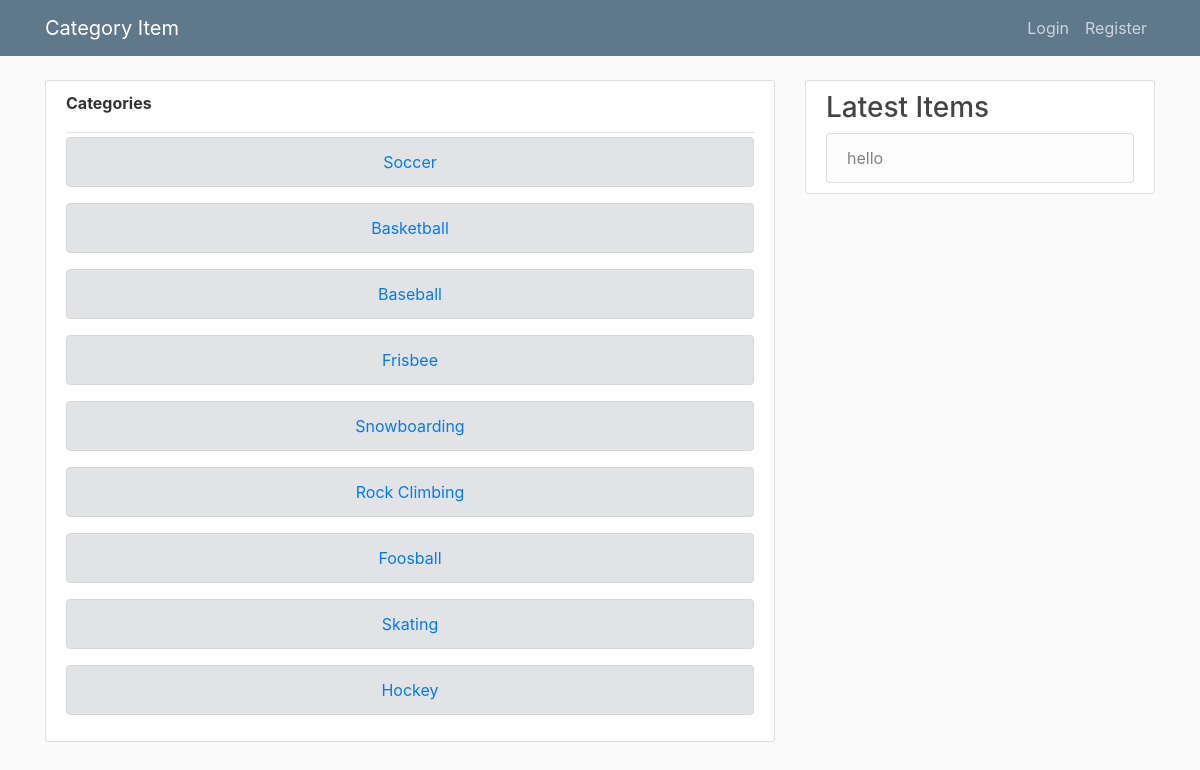
Before: / with the older database file.
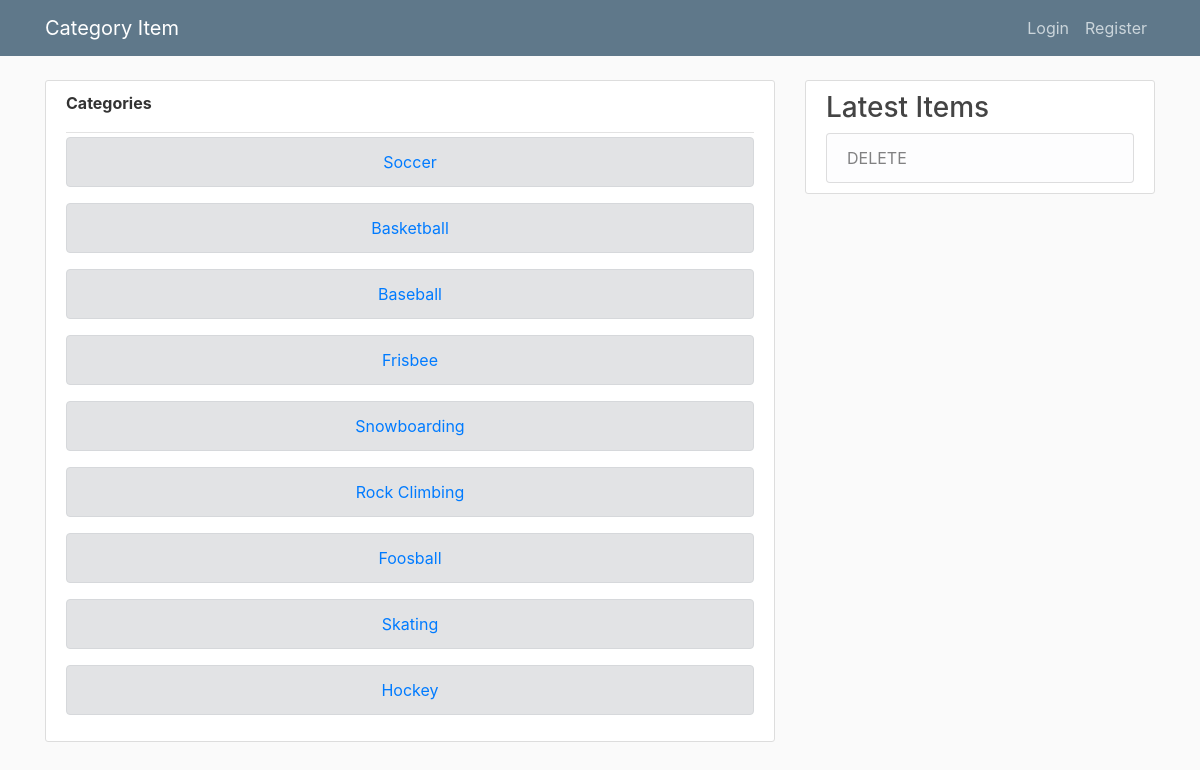
After: the same page with the newer database file.
### run.py (models this page shows)
class Item(db.Model):
    id = db.Column(db.Integer, primary_key=True)
    name = db.Column(db.String(20), unique=True, nullable=False)
    price = db.Column(db.Float, nullable=False)
    desc = db.Column(db.String(300), nullable=False)
    owner_username = db.Column(
        db.String(50), db.ForeignKey('user.username'), nullable=False)
    category_name = db.Column(db.String(20), db.ForeignKey(
        'category.name'), nullable=False)

### run.py (the view)
@app.route("/")
def home():
    return render_template(
        "home.html",
        categories=wanted('categories'),
        items=wanted('items')
    )

### run.py (called while the page is built)
def wanted(wanted):
    if wanted is 'categories':
        categories = Category.query.all()
        return categories
    elif wanted is 'items':
        items = Item.query.order_by(Item.id.desc()).all()
        return items
    else:
        return None

### templates/home.html
{% extends "layout.html" %} {% block content %}
<article class="media content-section">
  <div class="media-body">
    <div class="article-metadata">
      <p>
        <b>Categories</b>
      </p>
    </div>
    {% for category in categories %}
    <div class="row text-center">
      <div class="col ">
        <div class="alert alert-secondary"><a href="/category/{{category.name}}">{{category.name}}</a></div>
      </div>
    </div>
    {% endfor %}
  </div>
</article>
{% endblock content %}

### templates/layout.html (shortened to what this page needs)
<!DOCTYPE html>
<html>
<head>
  <link rel="stylesheet" href="https://maxcdn.bootstrapcdn.com/bootstrap/4.0.0/css/bootstrap.min.css"
>
  <link rel="stylesheet" href="https://stackpath.bootstrapcdn.com/font-awesome/4.7.0/css/font-awesome.min.css">
  <link rel="stylesheet" type="text/css" href="{{ url_for('static', filename='main.css') }}">
</head>
<body>
  <header class="site-header">
    <nav class="navbar navbar-expand-md navbar-dark bg-steel fixed-top">
      <div class="container">
        <a class="navbar-brand mr-4" href="/">Category Item</a>
        <div class="collapse navbar-collapse" id="navbarToggle">
          <div class="navbar-nav ml-auto">
            {% if current_user.is_authenticated %}
            <a class="nav-item nav-link" href="{{ url_for('new_item') }}">New Item</a>
            <a class="nav-item nav-link" href="{{ url_for('account') }}">Account</a>
            <a class="nav-item nav-link" href="{{ url_for('logout') }}">Logout</a>
            {% else %}
            <a class="nav-item nav-link" href="{{ url_for('login') }}">Login</a>
            <a class="nav-item nav-link" href="{{ url_for('register') }}">Register</a>
            {% endif %}
          </div>
        </div>
      </div>
    </nav>
  </header>
  <main role="main" class="container">
    <div class="row">
      <div class="col-md-8">
         {% block content %}{% endblock %}
      </div>
      <div class="col-md-4">
        <div class="content-section">
          <h3>Latest Items</h3>
          <ul class="list-group">
            {% if items %} {% if items.__len__() >= 5 %} {% for num in range(5)%}
            <li class="list-group-item list-group-item-light">{{items[num].name}}</li>
            {% endfor %} {% else %} {% for item in items %}
            <li class="list-group-item list-group-item-light">{{item.name}}</li>
            {% endfor %} {% endif %} {% else %}
            <li class="list-group-item list-group-item-light">There is no items!</li>
            {% endif %}
          </ul>
        </div>
      </div>
    </div>
  </main>
</body>
</html>

Changed rows visible on the page:
changed Item: name "hello" → "DELETE"
